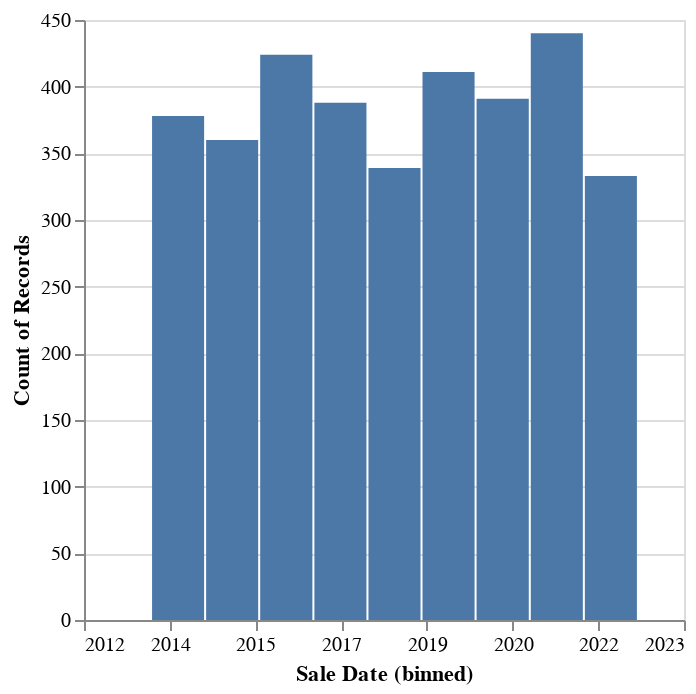

Notebook cell for this chart:
### Markdown cell above
Now, lets do some preliminary analysis to see the distribution of it.

### Code cell
import altair as alt

alt.Chart(df).mark_bar().encode(
    alt.X("Sale Date", timeUnit="year").bin(),
    y="count()",
)

### Figure 1 — Vega-Lite specification as saved in the notebook (floating-point values rounded to 4 significant figures; data arrays with more than 128 entries replaced by an {"elided": "..."} marker saying what was removed)
{"config": {"view": {"continuousWidth": 300, "continuousHeight": 300}}, "data": {"name": "data-2634e9ae2d99255719e12eb368d8120f"}, "mark": {"type": "bar"}, "encoding": {"x": {"bin": {}, "field": "Sale Date", "timeUnit": "year", "type": "temporal"}, "y": {"aggregate": "count", "type": "quantitative"}}, "$schema": "https://vega.github.io/schema/vega-lite/v5.6.1.json", "datasets": {"data-2634e9ae2d99255719e12eb368d8120f": {"elided": "3464 records"}}}
